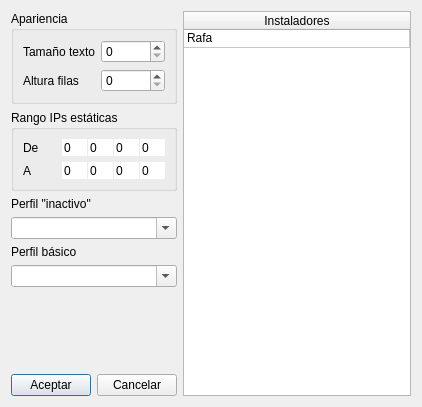
<?xml version="1.0" encoding="UTF-8"?>
<ui version="4.0">
 <class>DlgConfiguracion</class>
 <widget class="QDialog" name="DlgConfiguracion">
  <property name="geometry">
   <rect>
    <x>0</x>
    <y>0</y>
    <width>422</width>
    <height>407</height>
   </rect>
  </property>
  <property name="windowTitle">
   <string>Dialog</string>
  </property>
  <layout class="QGridLayout" name="gridLayout_3">
   <item row="0" column="0">
    <widget class="QGroupBox" name="groupBox">
     <property name="title">
      <string>Apariencia</string>
     </property>
     <layout class="QGridLayout" name="gridLayout">
      <item row="0" column="0">
       <widget class="QLabel" name="label_2">
        <property name="text">
         <string>Tamaño texto</string>
        </property>
       </widget>
      </item>
      <item row="1" column="0">
       <widget class="QLabel" name="label_3">
        <property name="text">
         <string>Altura filas</string>
        </property>
       </widget>
      </item>
      <item row="1" column="1">
       <widget class="QSpinBox" name="sbAltFilas"/>
      </item>
      <item row="0" column="1">
       <widget class="QSpinBox" name="sbTamTxt"/>
      </item>
     </layout>
    </widget>
   </item>
   <item row="1" column="0">
    <widget class="QGroupBox" name="groupBox_2">
     <property name="title">
      <string>Rango IPs estáticas</string>
     </property>
     <layout class="QGridLayout" name="gridLayout_2">
      <item row="0" column="0">
       <widget class="QLabel" name="label">
        <property name="text">
         <string>De</string>
        </property>
       </widget>
      </item>
      <item row="0" column="1">
       <layout class="QHBoxLayout" name="horizontalLayout_2">
        <property name="spacing">
         <number>1</number>
        </property>
        <item>
         <widget class="QSpinBox" name="sbDeIPA">
          <property name="frame">
           <bool>false</bool>
          </property>
          <property name="buttonSymbols">
           <enum>QAbstractSpinBox::NoButtons</enum>
          </property>
          <property name="minimum">
           <number>0</number>
          </property>
          <property name="maximum">
           <number>255</number>
          </property>
         </widget>
        </item>
        <item>
         <widget class="QSpinBox" name="sbDeIPB">
          <property name="frame">
           <bool>false</bool>
          </property>
          <property name="buttonSymbols">
           <enum>QAbstractSpinBox::NoButtons</enum>
          </property>
          <property name="minimum">
           <number>0</number>
          </property>
          <property name="maximum">
           <number>255</number>
          </property>
         </widget>
        </item>
        <item>
         <widget class="QSpinBox" name="sbDeIPC">
          <property name="frame">
           <bool>false</bool>
          </property>
          <property name="buttonSymbols">
           <enum>QAbstractSpinBox::NoButtons</enum>
          </property>
          <property name="minimum">
           <number>0</number>
          </property>
          <property name="maximum">
           <number>255</number>
          </property>
         </widget>
        </item>
        <item>
         <widget class="QSpinBox" name="sbDeIPD">
          <property name="frame">
           <bool>false</bool>
          </property>
          <property name="buttonSymbols">
           <enum>QAbstractSpinBox::NoButtons</enum>
          </property>
          <property name="minimum">
           <number>0</number>
          </property>
          <property name="maximum">
           <number>255</number>
          </property>
         </widget>
        </item>
       </layout>
      </item>
      <item row="1" column="0">
       <widget class="QLabel" name="label_4">
        <property name="text">
         <string>A</string>
        </property>
       </widget>
      </item>
      <item row="1" column="1">
       <layout class="QHBoxLayout" name="horizontalLayout_3">
        <property name="spacing">
         <number>1</number>
        </property>
        <item>
         <widget class="QSpinBox" name="sbAIPA">
          <property name="frame">
           <bool>false</bool>
          </property>
          <property name="buttonSymbols">
           <enum>QAbstractSpinBox::NoButtons</enum>
          </property>
          <property name="minimum">
           <number>0</number>
          </property>
          <property name="maximum">
           <number>255</number>
          </property>
         </widget>
        </item>
        <item>
         <widget class="QSpinBox" name="sbAIPB">
          <property name="frame">
           <bool>false</bool>
          </property>
          <property name="buttonSymbols">
           <enum>QAbstractSpinBox::NoButtons</enum>
          </property>
          <property name="minimum">
           <number>0</number>
          </property>
          <property name="maximum">
           <number>255</number>
          </property>
         </widget>
        </item>
        <item>
         <widget class="QSpinBox" name="sbAIPC">
          <property name="frame">
           <bool>false</bool>
          </property>
          <property name="buttonSymbols">
           <enum>QAbstractSpinBox::NoButtons</enum>
          </property>
          <property name="minimum">
           <number>0</number>
          </property>
          <property name="maximum">
           <number>255</number>
          </property>
         </widget>
        </item>
        <item>
         <widget class="QSpinBox" name="sbAIPD">
          <property name="frame">
           <bool>false</bool>
          </property>
          <property name="buttonSymbols">
           <enum>QAbstractSpinBox::NoButtons</enum>
          </property>
          <property name="minimum">
           <number>0</number>
          </property>
          <property name="maximum">
           <number>255</number>
          </property>
         </widget>
        </item>
       </layout>
      </item>
     </layout>
    </widget>
   </item>
   <item row="7" column="0">
    <layout class="QHBoxLayout" name="horizontalLayout">
     <item>
      <widget class="QPushButton" name="btAceptar">
       <property name="text">
        <string>Aceptar</string>
       </property>
       <property name="default">
        <bool>true</bool>
       </property>
      </widget>
     </item>
     <item>
      <widget class="QPushButton" name="btCancelar">
       <property name="text">
        <string>Cancelar</string>
       </property>
      </widget>
     </item>
    </layout>
   </item>
   <item row="0" column="1" rowspan="8">
    <widget class="QTableWidget" name="tableWidget">
     <attribute name="horizontalHeaderStretchLastSection">
      <bool>true</bool>
     </attribute>
     <attribute name="verticalHeaderVisible">
      <bool>false</bool>
     </attribute>
     <attribute name="verticalHeaderDefaultSectionSize">
      <number>17</number>
     </attribute>
     <attribute name="verticalHeaderMinimumSectionSize">
      <number>15</number>
     </attribute>
     <row>
      <property name="text">
       <string>1</string>
      </property>
     </row>
     <column>
      <property name="text">
       <string>Instaladores</string>
      </property>
     </column>
     <item row="0" column="0">
      <property name="text">
       <string>Rafa</string>
      </property>
     </item>
    </widget>
   </item>
   <item row="6" column="0">
    <spacer name="verticalSpacer">
     <property name="orientation">
      <enum>Qt::Vertical</enum>
     </property>
     <property name="sizeHint" stdset="0">
      <size>
       <width>20</width>
       <height>40</height>
      </size>
     </property>
    </spacer>
   </item>
   <item row="2" column="0">
    <widget class="QLabel" name="label_5">
     <property name="text">
      <string>Perfil &quot;inactivo&quot;</string>
     </property>
    </widget>
   </item>
   <item row="3" column="0">
    <widget class="QComboBox" name="cbInactivo">
     <property name="editable">
      <bool>true</bool>
     </property>
    </widget>
   </item>
   <item row="4" column="0">
    <widget class="QLabel" name="label_6">
     <property name="text">
      <string>Perfil básico</string>
     </property>
    </widget>
   </item>
   <item row="5" column="0">
    <widget class="QComboBox" name="cbBasico">
     <property name="editable">
      <bool>true</bool>
     </property>
    </widget>
   </item>
  </layout>
  <zorder>tableWidget</zorder>
  <zorder>groupBox</zorder>
  <zorder>verticalSpacer</zorder>
  <zorder>groupBox_2</zorder>
  <zorder>label_5</zorder>
  <zorder>cbInactivo</zorder>
  <zorder>label_6</zorder>
  <zorder>cbBasico</zorder>
 </widget>
 <resources/>
 <connections/>
</ui>
